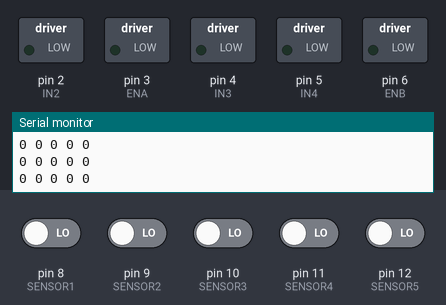
A sketch run on a simulated Arduino Uno, built with avr-gcc and run on an emulated ATmega328P. Parts: switched loads named in the sketch (green lamp = pin HIGH), the last lines printed to the serial monitor. The test bench sets the inputs (shaded band); at power-on: pin 8 (SENSOR1), pin 9 (SENSOR2), pin 10 (SENSOR3), pin 11 (SENSOR4), pin 12 (SENSOR5) LOW. Pins used as bus, display or sensor lines are not drawn.

Above: at 1.2 s.
1.3 s: pin 8 (SENSOR1) driven HIGH
At 2.1 s:
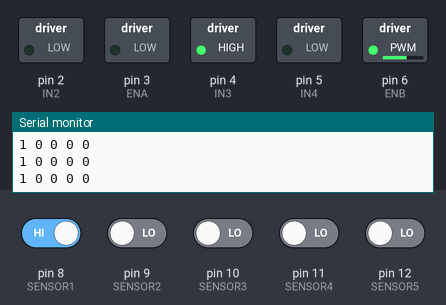
2.8 s: pin 8 (SENSOR1) driven LOW and pin 10 (SENSOR3) driven HIGH
At 3.2 s:
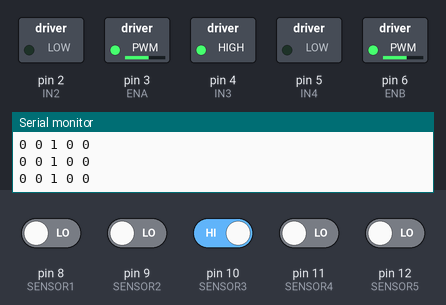
4.3 s: pin 9 (SENSOR2) driven HIGH
At 5.5 s:
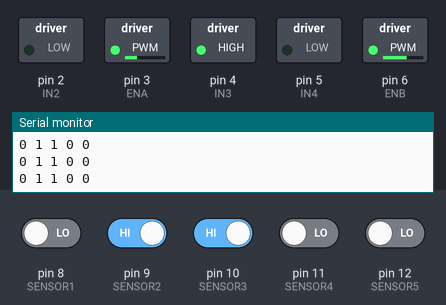
5.8 s: pin 10 (SENSOR3) driven LOW
At 6.6 s:
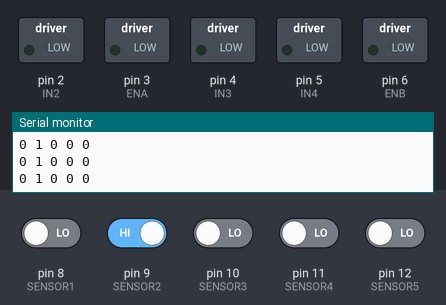
8.8 s: pin 12 (SENSOR5) driven HIGH
At 9.2 s:
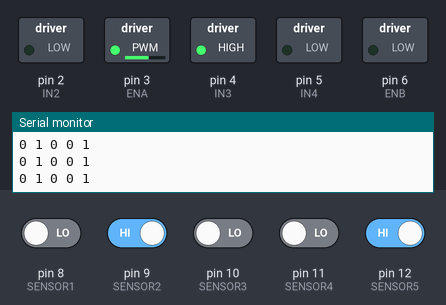
10.3 s: pin 12 (SENSOR5) driven LOW
At 11.5 s:
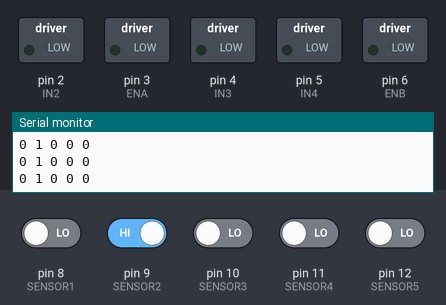
Timing chart, 0 to 13.3 s (numbered marks = the images above; inputs shaded):
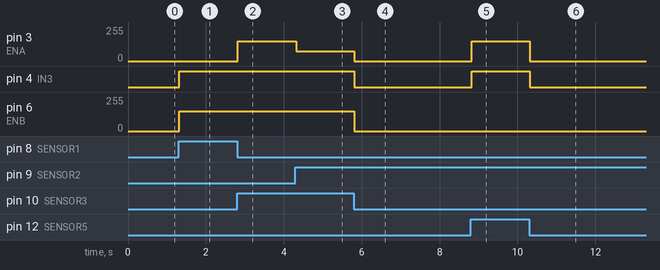

The sketch:

AR.ino
```cpp
// ขา SenSor
#define SENSOR1 8
#define SENSOR2 9
#define SENSOR3 10
#define SENSOR4 11
#define SENSOR5 12

// ขา Motor
#define ENA 3
#define IN1 1
#define IN2 2
#define IN3 4
#define IN4 5
#define ENB 6

// ความเร็วของ Motor
int motorSpeed = 150;

void setup() {
    Serial.begin(9600);
    pinMode(SENSOR1, INPUT);
    pinMode(SENSOR2, INPUT);
    pinMode(SENSOR3, INPUT);
    pinMode(SENSOR4, INPUT);
    pinMode(SENSOR5, INPUT);

    pinMode(ENA, OUTPUT);
    pinMode(IN1, OUTPUT);
    pinMode(IN2, OUTPUT);
    pinMode(IN3, OUTPUT);
    pinMode(IN4, OUTPUT);
    pinMode(ENB, OUTPUT);
}

void loop() {
    int s1 = digitalRead(SENSOR1);
    int s2 = digitalRead(SENSOR2);
    int s3 = digitalRead(SENSOR3);
    int s4 = digitalRead(SENSOR4);
    int s5 = digitalRead(SENSOR5);

    Serial.print(s1); Serial.print(" ");
    Serial.print(s2); Serial.print(" ");
    Serial.print(s3); Serial.print(" ");
    Serial.print(s4); Serial.print(" ");
    Serial.println(s5);

    if (s3 == HIGH && s1 == LOW && s2 == LOW && s4 == LOW && s5 == LOW) {
        // วิ่งตรง
        moveForward(motorSpeed, motorSpeed);
    } else if (s2 == HIGH && s3 == HIGH) {
        // เลี้ยวซ้ายเล็กน้อย
        moveForward(motorSpeed / 2, motorSpeed);
    } else if (s4 == HIGH && s3 == HIGH) {
        // เลี้ยวขวาเล็กน้อย
        moveForward(motorSpeed, motorSpeed / 2);
    } else if (s1 == HIGH) {
        // เลี้ยวซ้าย
        moveForward(0, motorSpeed);
    } else if (s5 == HIGH) {
        // เลี้ยวขวา
        moveForward(motorSpeed, 0);
    } else {
        // หยุดตอนไม่เจอเส้น
        stopMotors();
    }
}

void moveForward(int speedL, int speedR) {
    analogWrite(ENA, speedL);
    digitalWrite(IN1, HIGH);
    digitalWrite(IN2, LOW);

    analogWrite(ENB, speedR);
    digitalWrite(IN3, HIGH);
    digitalWrite(IN4, LOW);
}

void stopMotors() {
    analogWrite(ENA, 0);
    analogWrite(ENB, 0);
    digitalWrite(IN1, LOW);
    digitalWrite(IN2, LOW);
    digitalWrite(IN3, LOW);
    digitalWrite(IN4, LOW);
}
```

Measured:
- after the input at 1.3 s, pin 4 (IN3): LOW → HIGH at once; pin 6 (ENB): 0/255 → 150/255 at once
- after the input at 2.8 s, pin 3 (ENA): 0/255 → 150/255 at once
- after the input at 4.3 s, pin 3 (ENA): 150/255 → 75/255 at once
- after the input at 5.8 s, pin 3 (ENA): 75/255 → 0/255 at once; pin 4 (IN3): HIGH → LOW at once; pin 6 (ENB): 150/255 → 0/255 at once
- after the input at 8.8 s, pin 3 (ENA): 0/255 → 150/255 at once; pin 4 (IN3): LOW → HIGH at once
- after the input at 10.3 s, pin 3 (ENA): 150/255 → 0/255 at once; pin 4 (IN3): HIGH → LOW at once
